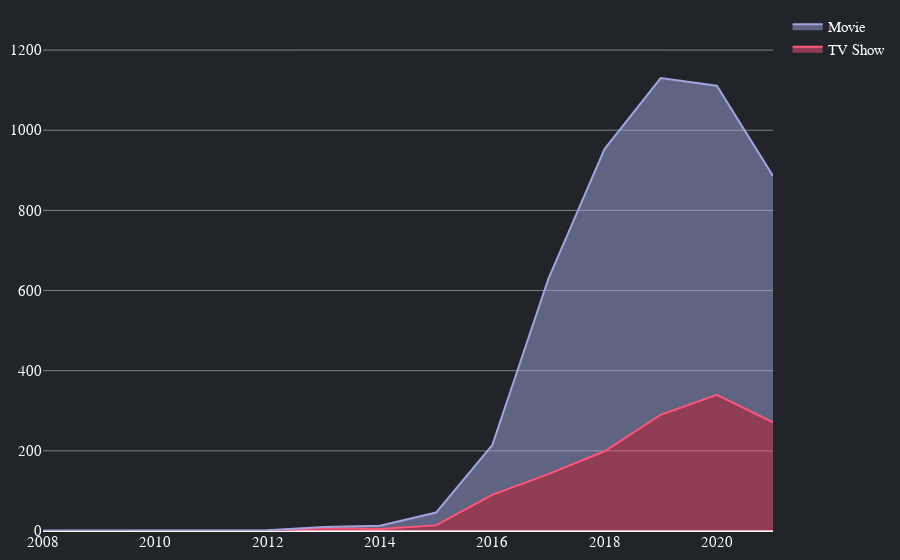
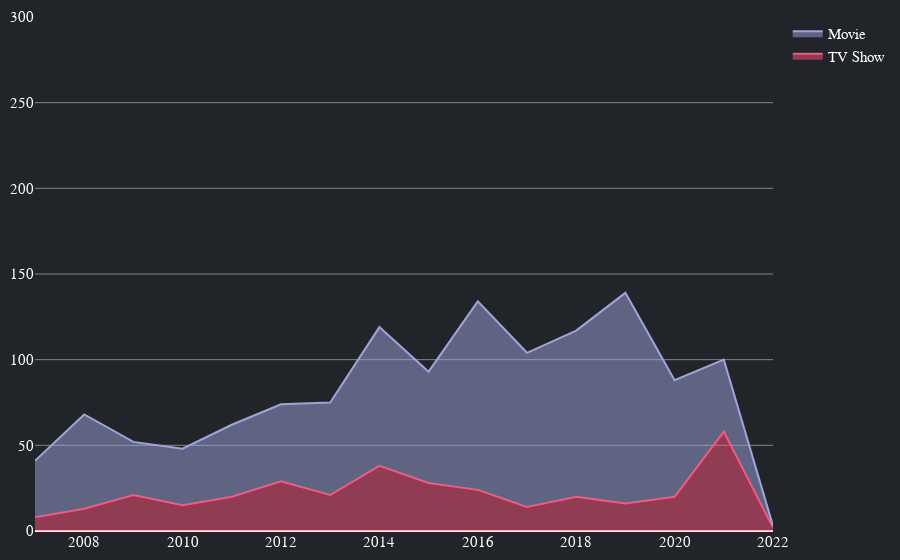

These figures' notebook cell, in order:
### Code cell
def year_added(df, file, prov, range):
    fig = go.Figure(layout_yaxis_range=range)
    for i, r in enumerate(df['type'].value_counts().index[::-1]):
        mtv_rel = pd.DataFrame(df[df['type']==r]['year_added'].value_counts().sort_index())
        fig.add_trace(go.Scatter(
            x=mtv_rel.index, y=mtv_rel['year_added'],
            hoverinfo='x+y',
            mode='lines',
            line=dict(width=2, color=two_colors[i]),
            # line_shape='spline', 
            name = r,
            stackgroup='one'
        ))

        for fig_scatter_data in fig.data:
            fig_scatter_data['customdata'] = [fig_scatter_data['name']] * len(fig_scatter_data['x'])

    fig.update_traces( marker=dict(line=dict(width=2)),textfont=dict(family="Arial, san serif",size=16,color="#212529"),hoverlabel=dict(font_size=14,font_family="Arial, san serif", font_color='white'))

    fig.update_traces(hovertemplate=('<br>In %{x}, %{y} %{customdata} were added on ' +prov+'<br><extra></extra>'))

    fig.update_layout(paper_bgcolor="#212529", plot_bgcolor ='rgba(0, 0, 0, 0)', hoverlabel_bordercolor='#212529',margin=margin, yaxis_gridcolor ='rgba(225, 225, 225, .5)', font_color="white", font_family="Arial, san serif", font_size=15, xaxis_showgrid=False)
    
    fig.write_html('visualization/'+ file)
    fig.show()

year_added(dfn, 'seven.html', 'Netflix', [0,1300])
year_added(dfa, 'eight.html', 'Amazon', [0,300])

### Figure 1 — Plotly figure (JSON) as saved in the notebook; plotly's stock layout.template omitted (floating-point values rounded to 4 significant figures)
{"data": [{"customdata": ["TV Show", "TV Show", "TV Show", "TV Show", "TV Show", "TV Show", "TV Show", "TV Show", "TV Show", "TV Show"], "hoverinfo": "x+y", "hoverlabel": {"font": {"color": "white", "family": "Arial, san serif", "size": 14}}, "hovertemplate": "<br>In %{x}, %{y} %{customdata} were added on Netflix<br><extra></extra>", "line": {"color": "#ff547c", "width": 2}, "marker": {"line": {"width": 2}}, "mode": "lines", "name": "TV Show", "stackgroup": "one", "textfont": {"color": "#212529", "family": "Arial, san serif", "size": 16}, "type": "scatter", "x": [2012, 2013, 2014, 2015, 2016, 2017, 2018, 2019, 2020, 2021], "y": [1, 7, 5, 14, 90, 142, 199, 290, 340, 271]}, {"customdata": ["Movie", "Movie", "Movie", "Movie", "Movie", "Movie", "Movie", "Movie", "Movie", "Movie", "Movie", "Movie", "Movie", "Movie"], "hoverinfo": "x+y", "hoverlabel": {"font": {"color": "white", "family": "Arial, san serif", "size": 14}}, "hovertemplate": "<br>In %{x}, %{y} %{customdata} were added on Netflix<br><extra></extra>", "line": {"color": "#a0a3de", "width": 2}, "marker": {"line": {"width": 2}}, "mode": "lines", "name": "Movie", "stackgroup": "one", "textfont": {"color": "#212529", "family": "Arial, san serif", "size": 16}, "type": "scatter", "x": [2008, 2009, 2010, 2011, 2012, 2013, 2014, 2015, 2016, 2017, 2018, 2019, 2020, 2021], "y": [1, 1, 1, 1, 1, 3, 8, 32, 124, 487, 754, 840, 771, 615]}], "layout": {"font": {"color": "white", "family": "Arial, san serif", "size": 15}, "hoverlabel": {"bordercolor": "#212529"}, "margin": {"b": 10, "l": 10, "r": 10, "t": 10}, "paper_bgcolor": "#212529", "plot_bgcolor": "rgba(0, 0, 0, 0)", "xaxis": {"showgrid": false}, "yaxis": {"gridcolor": "rgba(225, 225, 225, .5)", "range": [0, 1300]}}}

### Figure 2 — Plotly figure (JSON) as saved in the notebook; plotly's stock layout.template omitted (floating-point values rounded to 4 significant figures)
{"data": [{"customdata": ["TV Show", "TV Show", "TV Show", "TV Show", "TV Show", "TV Show", "TV Show", "TV Show", "TV Show", "TV Show", "TV Show", "TV Show", "TV Show", "TV Show", "TV Show", "TV Show"], "hoverinfo": "x+y", "hoverlabel": {"font": {"color": "white", "family": "Arial, san serif", "size": 14}}, "hovertemplate": "<br>In %{x}, %{y} %{customdata} were added on Amazon<br><extra></extra>", "line": {"color": "#ff547c", "width": 2}, "marker": {"line": {"width": 2}}, "mode": "lines", "name": "TV Show", "stackgroup": "one", "textfont": {"color": "#212529", "family": "Arial, san serif", "size": 16}, "type": "scatter", "x": [2007, 2008, 2009, 2010, 2011, 2012, 2013, 2014, 2015, 2016, 2017, 2018, 2019, 2020, 2021, 2022], "y": [8, 13, 21, 15, 20, 29, 21, 38, 28, 24, 14, 20, 16, 20, 58, 2]}, {"customdata": ["Movie", "Movie", "Movie", "Movie", "Movie", "Movie", "Movie", "Movie", "Movie", "Movie", "Movie", "Movie", "Movie", "Movie", "Movie", "Movie"], "hoverinfo": "x+y", "hoverlabel": {"font": {"color": "white", "family": "Arial, san serif", "size": 14}}, "hovertemplate": "<br>In %{x}, %{y} %{customdata} were added on Amazon<br><extra></extra>", "line": {"color": "#a0a3de", "width": 2}, "marker": {"line": {"width": 2}}, "mode": "lines", "name": "Movie", "stackgroup": "one", "textfont": {"color": "#212529", "family": "Arial, san serif", "size": 16}, "type": "scatter", "x": [2007, 2008, 2009, 2010, 2011, 2012, 2013, 2014, 2015, 2016, 2017, 2018, 2019, 2020, 2021, 2022], "y": [33, 55, 31, 33, 42, 45, 54, 81, 65, 110, 90, 97, 123, 68, 42, 1]}], "layout": {"font": {"color": "white", "family": "Arial, san serif", "size": 15}, "hoverlabel": {"bordercolor": "#212529"}, "margin": {"b": 10, "l": 10, "r": 10, "t": 10}, "paper_bgcolor": "#212529", "plot_bgcolor": "rgba(0, 0, 0, 0)", "xaxis": {"showgrid": false}, "yaxis": {"gridcolor": "rgba(225, 225, 225, .5)", "range": [0, 300]}}}
